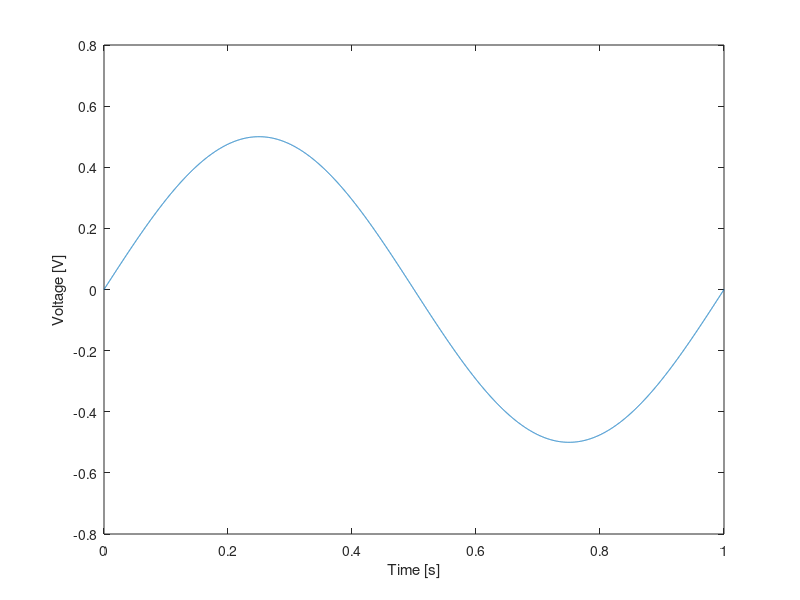

This chart was generated by the following MATLAB code:
%%%%%%%%%%%%%%%%%%%%%%%%%%%%%%%%%%%%%%%%%%%%%%%%%%%%%%%%%%%%%%%%%%%%%%%%%%%
% Data Converter for RIGOL DHO924S Oscilloscope Arbitrary Function Generator
% Author:   Luiz Oliveira
% Date:     05/06/2024
%%%%%%%%%%%%%%%%%%%%%%%%%%%%%%%%%%%%%%%%%%%%%%%%%%%%%%%%%%%%%%%%%%%%%%%%%%%

clc
clear all
close all

%%%%%%%%%%%%%%%%%%%%%%%%%%%%%%%%%%%%%%%%%%%%%%%%%%%%%%%%%%%%%%%%%%%%%%%%%%%
% Example of a sinusoidal function
%%%%%%%%%%%%%%%%%%%%%%%%%%%%%%%%%%%%%%%%%%%%%%%%%%%%%%%%%%%%%%%%%%%%%%%%%%%
N = 8192;
AMP = 1;
FREQ = 250e3;
PERIOD = 1/FREQ;

%%%%%%%%%%%%%%%%%%%%%%%%%%%%%%%%%%%%%%%%%%%%%%%%%%%%%%%%%%%%%%%%%%%%%%%%%%%
% Example of a sinusoidal function
%%%%%%%%%%%%%%%%%%%%%%%%%%%%%%%%%%%%%%%%%%%%%%%%%%%%%%%%%%%%%%%%%%%%%%%%%%%

t = 0:(1/(N-1)):1;
y = 0.5*sin(2*pi*t)';
plot(t,y)
xlabel('Time [s]')
ylabel('Voltage [V]')

%%%%%%%%%%%%%%%%%%%%%%%%%%%%%%%%%%%%%%%%%%%%%%%%%%%%%%%%%%%%%%%%%%%%%%%%%%%
% Name of the CSV file that will be generated
%%%%%%%%%%%%%%%%%%%%%%%%%%%%%%%%%%%%%%%%%%%%%%%%%%%%%%%%%%%%%%%%%%%%%%%%%%%

fileID = fopen('output.csv','w');

%%%%%%%%%%%%%%%%%%%%%%%%%%%%%%%%%%%%%%%%%%%%%%%%%%%%%%%%%%%%%%%%%%%%%%%%%%%
% Mandatory header in RIGOL DHO924S Format
%%%%%%%%%%%%%%%%%%%%%%%%%%%%%%%%%%%%%%%%%%%%%%%%%%%%%%%%%%%%%%%%%%%%%%%%%%%

fprintf(fileID,'RIGOL:DG1:CSV DATA FILE\n');
fprintf(fileID,'TYPE:Arb\n');
fprintf(fileID,'AMP:%.3f Vpp\n',AMP);
fprintf(fileID,'PERIOD:%.3e S\n',PERIOD);
fprintf(fileID,'DOTS:8192\n');
fprintf(fileID,'MODE:Freq\n');
fprintf(fileID,'AFG Frequency:%.3f\n',FREQ);
fprintf(fileID,'AWG N:0\n');
fprintf(fileID,'x,y[V]\n');

%%%%%%%%%%%%%%%%%%%%%%%%%%%%%%%%%%%%%%%%%%%%%%%%%%%%%%%%%%%%%%%%%%%%%%%%%%%
% Data being saved to CSV file
%%%%%%%%%%%%%%%%%%%%%%%%%%%%%%%%%%%%%%%%%%%%%%%%%%%%%%%%%%%%%%%%%%%%%%%%%%%

for i=1:length(t)
    fprintf(fileID,',%.5f\n',y(i,1));
end
fprintf(fileID,'\n');

fclose(fileID);